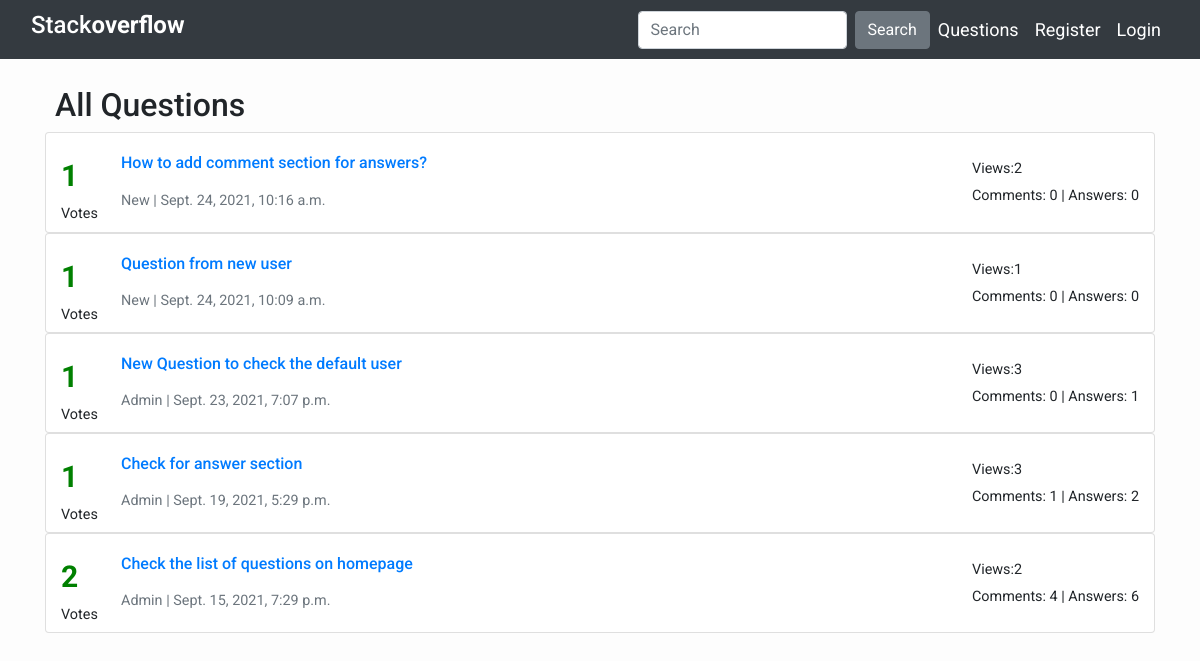
The app's page /, older data.
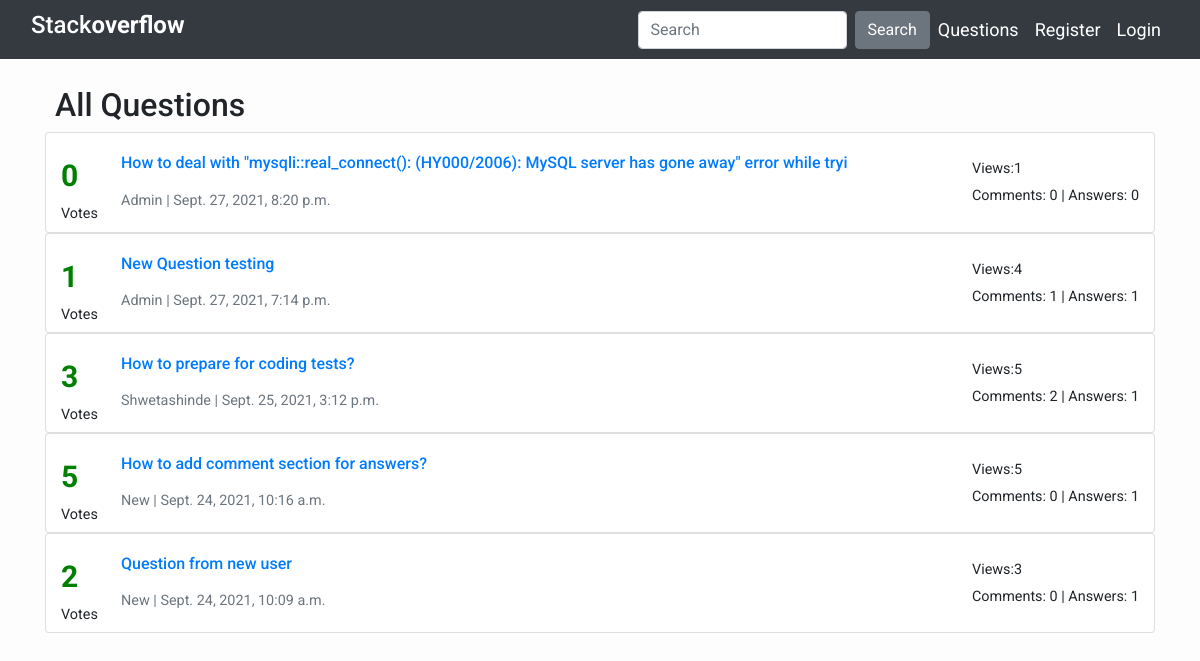
The same page, newer data.
### Post/models.py (models this page shows, shortened)
class question(models.Model):
    Que_text = models.TextField()
    Que_author = models.ForeignKey(User, on_delete= models.CASCADE)
    Que_created_on = models.DateTimeField(auto_now_add=True)
    Upvotes_Que = models.ManyToManyField(User,related_name = 'Qupvotes', null=True, blank=True)
    Views = models.ManyToManyField(User,related_name = 'Qviews', null=True, blank=True)
    tags = models.CharField(max_length=100, choices=TagOptions, default='other')
    class Meta:
        ordering = ['-Que_created_on']

### Post/views.py (the view)
# urls.py: path('', views.QuestionList, name='home'),
def QuestionList(request):
    questions = question.objects.all()
    context ={
        'question_list': questions,
    }
    return render(request, "home.html", context)

### Post/templates/home.html (shortened to what this page needs)
{% extends "base.html" %}
{% block content %}
<br>
<div class="container">
    <h2 class="centre"> All Questions </h2>
    <div class="slider">
        {% for question in question_list %}
        <div class="card">
            <div class="card-body">
                <div class="row" style="position: relative;">
                    <div style="position: absolute;left:10px;">
                        <span style="color: green; font-size: 30px; font-weight:bold;">{{question.Upvotes_Que.count}}</span><br>
                        <small>Votes</small>
                    </div>
                    <div style="padding-left:70px;">
                        <a href="{% url 'detail' question.id %}"><h6 class="card-title">{{question.Que_text|slice:":100" }}</h6></a>
                        <small class="card-subtitle mb-2 text-muted">{{ question.Que_author }} | {{ question.Que_created_on}}</small>
                    </div>
                    <div style="position: absolute;right:10px;"><small>Views:{{question.Views.count}}<br>
                        Comments: {{question.comments.all.count}} |
                        Answers: {{question.answers.all.count}}</small>
                    </div>
                </div>
            </div>
          </div>
        {% endfor %}
    </div>
</div>
{% endblock %}

### Post/templates/base.html (shortened to what this page needs)
<!DOCTYPE html>
<html>
    <head>
        <link rel="stylesheet" href="https://stackpath.bootstrapcdn.com/bootstrap/4.4.1/css/bootstrap.min.css"
/>
    </head>
    <body>
        <nav class="navbar navbar-expand-lg navbar-dark bg-dark">
            <div class="container-fluid">
            <h4 style="color: white">Stack<span><b>overflow</b></span></h4>
            <div class="collapse navbar-collapse" id="navbarTogglerDemo03">
                <ul class="navbar-nav ml-auto">
                    <form method="GET" action="/search" class="form-inline my-2 my-lg-0">
                        <input class="form-control mr-sm-2" type="search" placeholder="Search" aria-label="Search" name="query" id="query">
                        <button class="btn btn-secondary" type="submit">Search</button>
                    </form>
                     <li class="nav-item">
                        <a class="nav-link active" aria-current="page" href="{% url 'home' %}">Questions</a>
                    </li>
                    {% if user.is_authenticated %}
                    <li class="nav-item">
                        <a class="nav-link active" aria-current="page" href="{% url 'add_question' %}">Ask Question</a>
                    </li>
                    <li class="nav-item">
                        <a class="nav-link active" aria-current="page" href="{% url 'logout' %}">Logout</a>
                    </li>
                    {% else %}
                    <li class="nav-item">
                        <a class="nav-link active" aria-current="page" href="{% url 'register' %}">Register</a>
                    </li>
                    <li class="nav-item">
                        <a class="nav-link active" aria-current="page" href="{% url 'login' %}">Login</a>
                    </li>
                    {% endif %}
                </ul>
            </div>
        </div>
    </nav>
        {% block content %}
        {% endblock content %}
    </body>
</html>

### Post/templates/home.html (style rules this page uses)
body { font-family: "Roboto", sans-serif; font-size: 18px; background-color: #fdfdfd; }
.centre { text-align: left; padding-left: 10px; }

Row changes from the older to the newer data that the page shows:
removed question: Upvotes_Que.count "1", Que_text "New Question to check the default user", Que_author "Admin", Que_created_on "Sept. 23, 2021, 7:07 p.m.", Views.count "3", comments.all.count "0", answers.all.count "1"
removed question: Upvotes_Que.count "1", Que_text "Check for answer section", Que_author "Admin", Que_created_on "Sept. 19, 2021, 5:29 p.m.", Views.count "3", comments.all.count "1", answers.all.count "2"
removed question: Upvotes_Que.count "2", Que_text "Check the list of questions on homepage", Que_author "Admin", Que_created_on "Sept. 15, 2021, 7:29 p.m.", Views.count "2", comments.all.count "4", answers.all.count "6"
added question: Upvotes_Que.count "0", Que_text "How to deal with \"mysqli::real_connect(): (HY000/2006): MySQL server has gone away\" error while tryi", Que_author "Admin", Que_created_on "Sept. 27, 2021, 8:20 p.m.", Views.count "1", comments.all.count "0", answers.all.count "0"
added question: Upvotes_Que.count "1", Que_text "New Question testing", Que_author "Admin", Que_created_on "Sept. 27, 2021, 7:14 p.m.", Views.count "4", comments.all.count "1", answers.all.count "1"
added question: Upvotes_Que.count "3", Que_text "How to prepare for coding tests?", Que_author "Shwetashinde", Que_created_on "Sept. 25, 2021, 3:12 p.m.", Views.count "5", comments.all.count "2", answers.all.count "1"
computed for question "How to add comment section for answers?": Upvotes_Que.count "1" → "5"; Views.count "2" → "5"; answers.all.count "0" → "1"
computed for question "Question from new user": Upvotes_Que.count "1" → "2"; Views.count "1" → "3"; answers.all.count "0" → "1"
